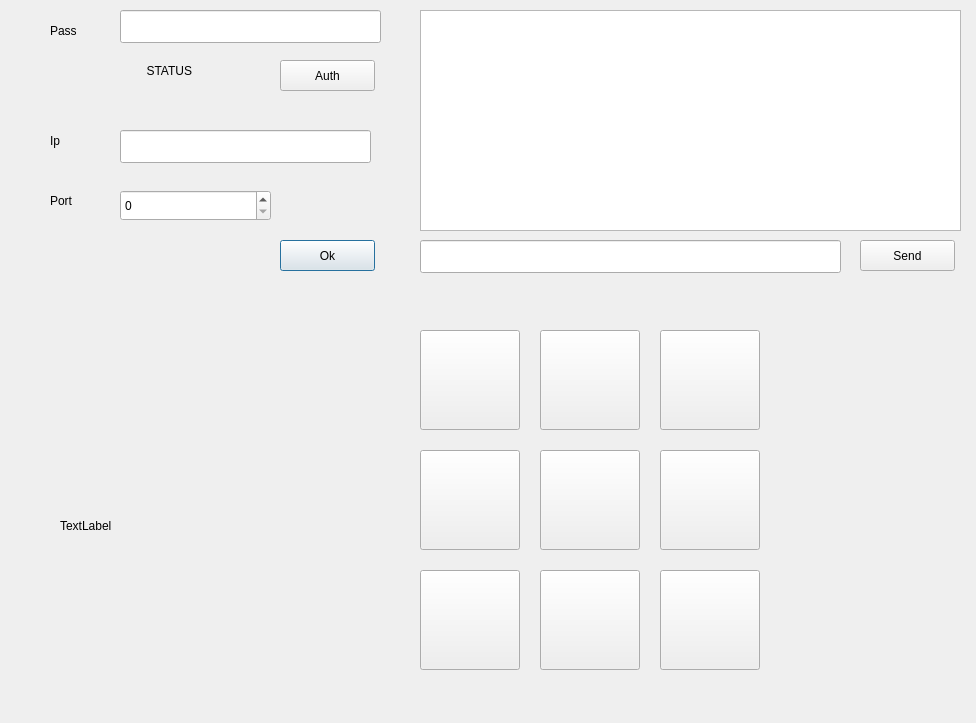
<?xml version="1.0" encoding="UTF-8"?>
<ui version="4.0">
 <class>Win</class>
 <widget class="QDialog" name="Win">
  <property name="geometry">
   <rect>
    <x>0</x>
    <y>0</y>
    <width>976</width>
    <height>723</height>
   </rect>
  </property>
  <property name="windowTitle">
   <string>Dialog</string>
  </property>
  <widget class="QLabel" name="labelIp">
   <property name="geometry">
    <rect>
     <x>50</x>
     <y>130</y>
     <width>66</width>
     <height>21</height>
    </rect>
   </property>
   <property name="text">
    <string>Ip</string>
   </property>
  </widget>
  <widget class="QLabel" name="labelPort">
   <property name="geometry">
    <rect>
     <x>50</x>
     <y>190</y>
     <width>66</width>
     <height>21</height>
    </rect>
   </property>
   <property name="text">
    <string>Port</string>
   </property>
  </widget>
  <widget class="QLineEdit" name="lineEditIp">
   <property name="geometry">
    <rect>
     <x>120</x>
     <y>130</y>
     <width>251</width>
     <height>33</height>
    </rect>
   </property>
  </widget>
  <widget class="QSpinBox" name="spinBoxPort">
   <property name="geometry">
    <rect>
     <x>120</x>
     <y>190</y>
     <width>151</width>
     <height>31</height>
    </rect>
   </property>
   <property name="maximum">
    <number>65000</number>
   </property>
  </widget>
  <widget class="QPushButton" name="pushButton_2Ok">
   <property name="geometry">
    <rect>
     <x>280</x>
     <y>240</y>
     <width>95</width>
     <height>31</height>
    </rect>
   </property>
   <property name="text">
    <string>Ok</string>
   </property>
  </widget>
  <widget class="QLabel" name="labelPass">
   <property name="geometry">
    <rect>
     <x>50</x>
     <y>20</y>
     <width>66</width>
     <height>21</height>
    </rect>
   </property>
   <property name="text">
    <string>Pass</string>
   </property>
  </widget>
  <widget class="QLineEdit" name="lineEditPass">
   <property name="geometry">
    <rect>
     <x>120</x>
     <y>10</y>
     <width>261</width>
     <height>33</height>
    </rect>
   </property>
   <property name="echoMode">
    <enum>QLineEdit::Password</enum>
   </property>
  </widget>
  <widget class="QPushButton" name="pushButtonAuth">
   <property name="geometry">
    <rect>
     <x>280</x>
     <y>60</y>
     <width>95</width>
     <height>31</height>
    </rect>
   </property>
   <property name="text">
    <string>Auth</string>
   </property>
  </widget>
  <widget class="QTextEdit" name="textEditText">
   <property name="geometry">
    <rect>
     <x>420</x>
     <y>10</y>
     <width>541</width>
     <height>221</height>
    </rect>
   </property>
  </widget>
  <widget class="QPushButton" name="pushButtonSend">
   <property name="geometry">
    <rect>
     <x>860</x>
     <y>240</y>
     <width>95</width>
     <height>31</height>
    </rect>
   </property>
   <property name="text">
    <string>Send</string>
   </property>
   <property name="shortcut">
    <string>Return</string>
   </property>
  </widget>
  <widget class="QLineEdit" name="lineEdit_2Text">
   <property name="geometry">
    <rect>
     <x>420</x>
     <y>240</y>
     <width>421</width>
     <height>33</height>
    </rect>
   </property>
  </widget>
  <widget class="QLabel" name="labell">
   <property name="geometry">
    <rect>
     <x>60</x>
     <y>60</y>
     <width>211</width>
     <height>21</height>
    </rect>
   </property>
   <property name="text">
    <string>                          STATUS</string>
   </property>
  </widget>
  <widget class="QPushButton" name="play11">
   <property name="geometry">
    <rect>
     <x>420</x>
     <y>330</y>
     <width>100</width>
     <height>100</height>
    </rect>
   </property>
   <property name="sizePolicy">
    <sizepolicy hsizetype="Fixed" vsizetype="Fixed">
     <horstretch>100</horstretch>
     <verstretch>100</verstretch>
    </sizepolicy>
   </property>
   <property name="text">
    <string> </string>
   </property>
  </widget>
  <widget class="QPushButton" name="play32">
   <property name="geometry">
    <rect>
     <x>540</x>
     <y>570</y>
     <width>100</width>
     <height>100</height>
    </rect>
   </property>
   <property name="sizePolicy">
    <sizepolicy hsizetype="Fixed" vsizetype="Fixed">
     <horstretch>100</horstretch>
     <verstretch>100</verstretch>
    </sizepolicy>
   </property>
   <property name="text">
    <string> </string>
   </property>
  </widget>
  <widget class="QPushButton" name="play23">
   <property name="geometry">
    <rect>
     <x>660</x>
     <y>450</y>
     <width>100</width>
     <height>100</height>
    </rect>
   </property>
   <property name="sizePolicy">
    <sizepolicy hsizetype="Fixed" vsizetype="Fixed">
     <horstretch>100</horstretch>
     <verstretch>100</verstretch>
    </sizepolicy>
   </property>
   <property name="text">
    <string> </string>
   </property>
  </widget>
  <widget class="QPushButton" name="play31">
   <property name="geometry">
    <rect>
     <x>420</x>
     <y>570</y>
     <width>100</width>
     <height>100</height>
    </rect>
   </property>
   <property name="sizePolicy">
    <sizepolicy hsizetype="Fixed" vsizetype="Fixed">
     <horstretch>100</horstretch>
     <verstretch>100</verstretch>
    </sizepolicy>
   </property>
   <property name="text">
    <string> </string>
   </property>
  </widget>
  <widget class="QPushButton" name="play21">
   <property name="geometry">
    <rect>
     <x>420</x>
     <y>450</y>
     <width>100</width>
     <height>100</height>
    </rect>
   </property>
   <property name="sizePolicy">
    <sizepolicy hsizetype="MinimumExpanding" vsizetype="MinimumExpanding">
     <horstretch>100</horstretch>
     <verstretch>100</verstretch>
    </sizepolicy>
   </property>
   <property name="text">
    <string> </string>
   </property>
  </widget>
  <widget class="QPushButton" name="play13">
   <property name="geometry">
    <rect>
     <x>660</x>
     <y>330</y>
     <width>100</width>
     <height>100</height>
    </rect>
   </property>
   <property name="sizePolicy">
    <sizepolicy hsizetype="Fixed" vsizetype="Fixed">
     <horstretch>100</horstretch>
     <verstretch>100</verstretch>
    </sizepolicy>
   </property>
   <property name="text">
    <string/>
   </property>
  </widget>
  <widget class="QPushButton" name="play12">
   <property name="geometry">
    <rect>
     <x>540</x>
     <y>330</y>
     <width>100</width>
     <height>100</height>
    </rect>
   </property>
   <property name="sizePolicy">
    <sizepolicy hsizetype="MinimumExpanding" vsizetype="MinimumExpanding">
     <horstretch>100</horstretch>
     <verstretch>100</verstretch>
    </sizepolicy>
   </property>
   <property name="text">
    <string> </string>
   </property>
  </widget>
  <widget class="QPushButton" name="play33">
   <property name="geometry">
    <rect>
     <x>660</x>
     <y>570</y>
     <width>100</width>
     <height>100</height>
    </rect>
   </property>
   <property name="sizePolicy">
    <sizepolicy hsizetype="Fixed" vsizetype="Fixed">
     <horstretch>100</horstretch>
     <verstretch>100</verstretch>
    </sizepolicy>
   </property>
   <property name="text">
    <string> </string>
   </property>
  </widget>
  <widget class="QPushButton" name="play22">
   <property name="geometry">
    <rect>
     <x>540</x>
     <y>450</y>
     <width>100</width>
     <height>100</height>
    </rect>
   </property>
   <property name="sizePolicy">
    <sizepolicy hsizetype="Fixed" vsizetype="Fixed">
     <horstretch>100</horstretch>
     <verstretch>100</verstretch>
    </sizepolicy>
   </property>
   <property name="text">
    <string> </string>
   </property>
  </widget>
  <widget class="QLabel" name="label">
   <property name="geometry">
    <rect>
     <x>60</x>
     <y>380</y>
     <width>261</width>
     <height>291</height>
    </rect>
   </property>
   <property name="sizePolicy">
    <sizepolicy hsizetype="Maximum" vsizetype="Maximum">
     <horstretch>0</horstretch>
     <verstretch>0</verstretch>
    </sizepolicy>
   </property>
   <property name="text">
    <string>TextLabel</string>
   </property>
  </widget>
  <zorder>label</zorder>
  <zorder>labelIp</zorder>
  <zorder>labelPort</zorder>
  <zorder>lineEditIp</zorder>
  <zorder>spinBoxPort</zorder>
  <zorder>pushButton_2Ok</zorder>
  <zorder>labelPass</zorder>
  <zorder>lineEditPass</zorder>
  <zorder>pushButtonAuth</zorder>
  <zorder>textEditText</zorder>
  <zorder>pushButtonSend</zorder>
  <zorder>lineEdit_2Text</zorder>
  <zorder>labell</zorder>
  <zorder>play11</zorder>
  <zorder>play32</zorder>
  <zorder>play23</zorder>
  <zorder>play31</zorder>
  <zorder>play21</zorder>
  <zorder>play13</zorder>
  <zorder>play12</zorder>
  <zorder>play33</zorder>
  <zorder>play22</zorder>
  <zorder>play11</zorder>
  <zorder>play32</zorder>
  <zorder>play23</zorder>
  <zorder>play31</zorder>
  <zorder>play21</zorder>
  <zorder>play22</zorder>
  <zorder>play33</zorder>
  <zorder>play12</zorder>
  <zorder>play13</zorder>
 </widget>
 <resources/>
 <connections/>
</ui>
